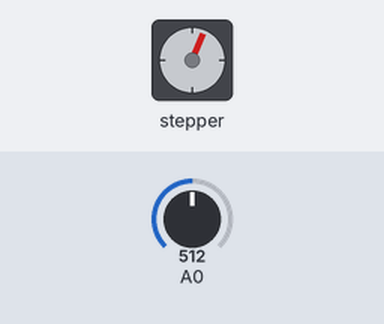
This sketch was run on a simulated Arduino Uno, built with avr-gcc and run on an emulated ATmega328P. Shown: stepper motor. The test bench sets the inputs (shaded band); at power-on: A0 = 512. Stepper angles assume 4096 steps per turn.

Above: at 1.2 s.
1.3 s: A0 set to 306
At 2.07 s:
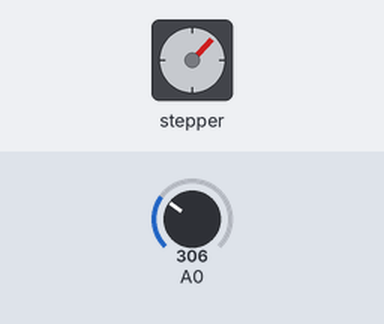
4.3 s: A0 set to 122
At 4.48 s:
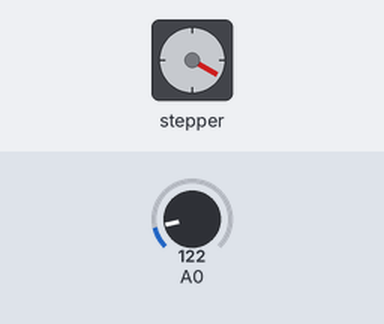
7.3 s: A0 set to 511
At 7.9 s:
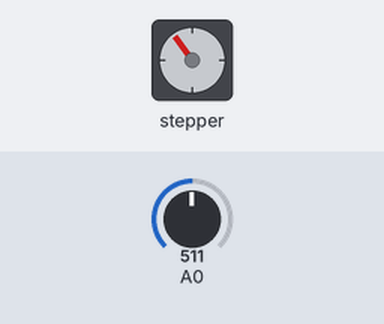
10.3 s: A0 set to 716
Timing chart, 0 to 14.3 s (numbered marks = the images above; inputs shaded):
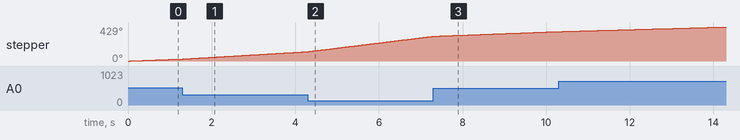

The sketch:

stepperWithDial.ino
```cpp
// include the library
#include <Unistep2.h>


Unistep2 stepper( 8, 9,10,11, 4096, 800); // pins for IN1, IN2, IN3, IN4, steps per rev, step delay(in micros)
int prevPos = 0;

void setup(){

}


void loop(){
  stepper.run();
  if(stepper.stepsToGo() == 0){
    stepper.move(1);
    int s = analogRead(A0);
    delayMicroseconds(s*8);
  }
}


//void loop(){
//  stepper.run();
//  int pos = analogRead(A0);
//  if(abs(prevPos - pos) > 10){
//    prevPos = pos;
//    stepper.moveTo(pos);
//  }
//  if(stepper.stepsToGo() == 0){
//    stepper.stop();
//  }
//}
```
